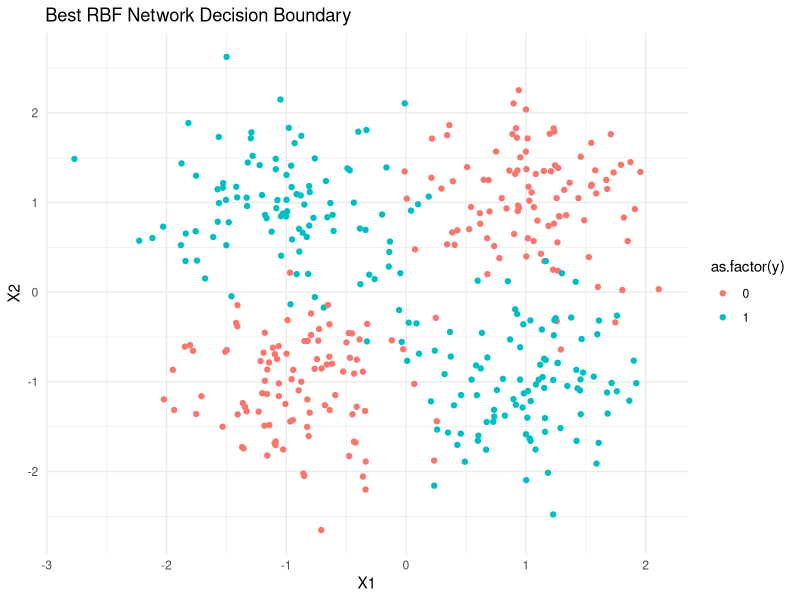

The R source for this figure: (Note: this script raises an error after producing the figure.)
# Carregar bibliotecas necessárias
library(MASS)        # Para mvrnorm
library(cluster)     # Para kmeans
library(caret)       # Para preProcess e createDataPartition
library(nnet)        # Para multinom
library(ggplot2)     # Para visualização

# Gerar dados XOR
generate_xor_data <- function(n_samples, mean, std) {
  set.seed(42)
  
  # Gerar amostras gaussianas para o problema XOR
  X1 <- mvrnorm(n_samples, mean, diag(std, 2))
  X2 <- mvrnorm(n_samples, c(mean[1], -mean[2]), diag(std, 2))
  X3 <- mvrnorm(n_samples, c(-mean[1], mean[2]), diag(std, 2))
  X4 <- mvrnorm(n_samples, c(-mean[1], -mean[2]), diag(std, 2))
  
  # Atribuir rótulos para criar o problema XOR
  y1 <- rep(0, n_samples)
  y2 <- rep(1, n_samples)
  y3 <- rep(1, n_samples)
  y4 <- rep(0, n_samples)
  
  # Concatenar todos os pontos de dados
  X <- rbind(X1, X2, X3, X4)
  y <- c(y1, y2, y3, y4)
  
  # Adicionar nomes de colunas
  colnames(X) <- c("V1", "V2")
  
  list(X = X, y = y)
}

# Função Gaussiana
gauss <- function(x, centers, sigma) {
  apply(centers, 1, function(center) {
    exp(-0.5 * sum((x - center)^2) / (sigma^2))
  })
}

# Função para ajustar e treinar a RBF Network
fit_rbf_network <- function(X_train, y_train, n_clusters, sigma) {
  # Normalizar os dados
  scaler <- preProcess(X_train, method = c("center", "scale"))
  X_train_scaled <- predict(scaler, X_train)
  
  # Encontrar os centros dos clusters
  kmeans_model <- kmeans(X_train_scaled, centers = n_clusters, nstart = 20)
  centers <- kmeans_model$centers
  
  # Transformar os dados usando a RBF
  transformed_X_train <- t(apply(X_train_scaled, 1, function(row) gauss(row, centers, sigma)))
  
  # Adicionar nomes de colunas ao data frame transformado
  colnames(transformed_X_train) <- paste0("C", 1:n_clusters)
  
  # Treinar o modelo de regressão logística
  logistic_model <- multinom(y_train ~ ., data = as.data.frame(transformed_X_train))
  
  list(scaler = scaler, centers = centers, logistic_model = logistic_model, sigma = sigma)
}

# Função para prever usando a RBF Network
predict_rbf_network <- function(model, X_test) {
  X_test_scaled <- predict(model$scaler, X_test)
  transformed_X_test <- t(apply(X_test_scaled, 1, function(row) gauss(row, model$centers, model$sigma)))
  
  # Adicionar nomes de colunas ao data frame transformado
  colnames(transformed_X_test) <- paste0("C", 1:ncol(transformed_X_test))
  
  predict(model$logistic_model, as.data.frame(transformed_X_test))
}

# Configuração dos dados
n_samples <- 100
mean <- c(1.0, 1.0)
std <- 0.3
data <- generate_xor_data(n_samples, mean, std)
X <- data$X
y <- data$y

# Visualizar os dados gerados
print(head(X))
print(head(y))

# Preparar para simulações
n_simulations <- 10
accuracies <- c()
sigma <- 1.0
best_accuracy <- 0
best_model <- NULL

for (i in 1:n_simulations) {
  # Separar os dados em conjuntos de treino e teste
  train_index <- createDataPartition(y, p = 0.9, list = FALSE)
  X_train <- X[train_index, ]
  y_train <- y[train_index]
  X_test <- X[-train_index, ]
  y_test <- y[-train_index]
  
  # Treinar a RBF Network
  model <- fit_rbf_network(X_train, y_train, n_clusters = 4, sigma = sigma)
  
  # Prever no conjunto de teste
  y_pred <- predict_rbf_network(model, X_test)
  
  # Calcular a acurácia
  accuracy <- mean(y_pred == y_test)
  accuracies <- c(accuracies, accuracy)
  
  # Salvar o melhor modelo
  if (accuracy > best_accuracy) {
    best_accuracy <- accuracy
    best_model <- model
  }
}

# Calcular acurácia média e desvio padrão
mean_accuracy <- mean(accuracies)
std_accuracy <- sd(accuracies)

# Relatório dos resultados
cat(sprintf("Mean Accuracy: %.2f%%\n", mean_accuracy * 100))
cat(sprintf("Standard Deviation: %.2f%%\n", std_accuracy * 100))

# Visualizar a melhor fronteira de decisão
plot1 <- ggplot(data = as.data.frame(X), aes(x = V1, y = V2, color = as.factor(y))) +
  geom_point() +
  ggtitle("Best RBF Network Decision Boundary") +
  xlab("X1") +
  ylab("X2") +
  theme_minimal()
print(plot1)

# Plotar fronteira de decisão
x_seq <- seq(min(X[,1]) - 1, max(X[,1]) + 1, length.out = 100)
y_seq <- seq(min(X[,2]) - 1, max(X[,2]) + 1, length.out = 100)
grid <- expand.grid(x_seq, y_seq)
colnames(grid) <- colnames(X)

grid_scaled <- predict(best_model$scaler, grid)
transformed_grid <- t(apply(grid_scaled, 1, function(row) gauss(row, best_model$centers, best_model$sigma)))
colnames(transformed_grid) <- paste0("C", 1:ncol(transformed_grid))

# Ajuste aqui: garantir que `transformed_grid` seja uma matriz e não uma lista
transformed_grid <- as.matrix(transformed_grid)

Z <- predict(best_model$logistic_model, as.data.frame(transformed_grid), type = "probs")[, 2]

grid$Z <- Z
plot2 <- ggplot(grid, aes(x = Var1, y = Var2, z = Z)) +
  geom_contour(aes(fill = ..level..), alpha = 0.3) +
  geom_point(data = as.data.frame(X), aes(x = V1, y = V2, color = as.factor(y))) +
  ggtitle("Best RBF Network Decision Boundary") +
  xlab("X1") +
  ylab("X2") +
  theme_minimal()
print(plot2)
